Frame 1 (no input): blank canvas, image omitted
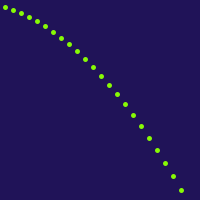
Frame 60 (the mouse pressed at the canvas centre just before this capture)
Frame 120 (the mouse held since frame 60 and released just before this capture): identical to frame 60, image omitted

The Processing sketch that drew this single still picture (run headless with seeded random() and noise(); from frame 60 on, the mouse is pressed at the canvas centre):

// Processing sketch: processing_93126
// ── processing_93126.pde

int y=5;
int x=10;

void setup () {
  size (200,200);
background (32,19,88);
} 


void draw() {
int spacing= 8;
int endLegs=180;
stroke (135,250,5);
  strokeWeight (5);
    x=x+spacing;
     point (x-37,x*x/250);
     }
